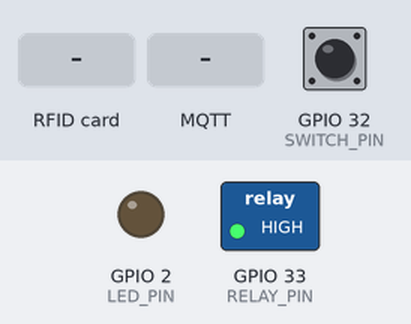
The sketch below on a simulated ESP32. Parts: switched loads named in the sketch (green lamp = pin HIGH), output pins drawn as LEDs (lit = HIGH). The test bench sets the inputs (shaded band); at power-on: GPIO 32 (SWITCH_PIN) HIGH. WiFi joins after 1.5 s; servers stay silent unless stated; no MQTT or app messages arrive unless stated; what the sketch prints to the serial monitor is not drawn.

Above: at 2.8 s.
2.9 s: RFID card 5E 7A 19 C4 held to the reader
At 3.3 s:
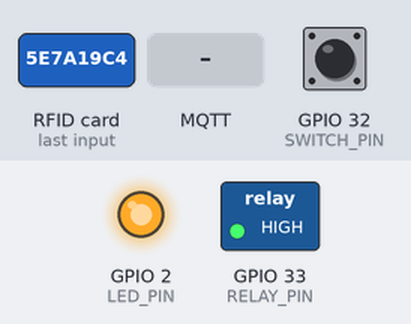
4.9 s: MQTT message "1" arrives on the first subscribed topic
Timing chart, 0 to 7.9 s (numbered marks = the images above; inputs shaded):
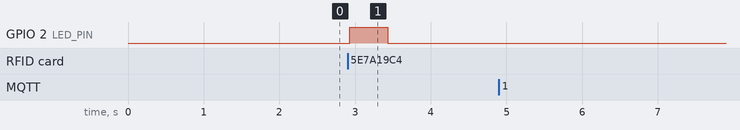

Measured:
- after the input at 2.9 s, GPIO 2 (LED_PIN): LOW → HIGH at once, → LOW 0.51 s later
- after the input at 4.9 s, every drawn part: stays the same

The sketch:

ESP32_RFID_AWS_Sender.ino
```cpp
#include <WiFiClientSecure.h>
#include <PubSubClient.h>
#include <ArduinoJson.h>
#include "WiFi.h"
#include <SPI.h>
#include <MFRC522.h>
#include "certificates.h"

#define RST_PIN         27           // Configurable, see typical pin layout above
#define SS_PIN          5          // Configurable, see typical pin layout above
#define SWITCH_PIN 32
#define RELAY_PIN 33
#define LED_PIN 2
unsigned long relayStartTime = 0;
int relayDelayTime = 5000;
bool relayStatus = false;
unsigned long ledStartTime = 0;
int ledDelayTime = 500;
bool ledStatus = false;
int switchPinState;
String state = "verify";

MFRC522 rfid(SS_PIN, RST_PIN);   // Create MFRC522 instance.
MFRC522::MIFARE_Key key;

const char WIFI_SSID[] = "My_Wifi_SSID";               //change this to your Wifi credentials
const char WIFI_PASSWORD[] = "My-Wifi-Password:IOT";           //change this to your Wifi credentials
const char AWS_IOT_ENDPOINT[] = "<YOUR_IOT_ENDPOINT_HERE>";   //change this to your AWS_IOT_Endpoint

#define THINGNAME "ESP32_RFID"                         //change this to your thing name
#define AWS_IOT_PUB_TOPIC   "rfid/1/pub"
#define AWS_IOT_SUB_TOPIC   "rfid/1/sub"

String device_id = "1";
String rfidUid;
int shift = 3;

WiFiClientSecure net = WiFiClientSecure();
PubSubClient client(net);

String getUidString(byte *buffer, byte bufferSize) {
  String uidString = "";

  for (byte i = 0; i < bufferSize; i++) {
    uidString += String(buffer[i], HEX);
  }

  return uidString;
}

//Caesar cypher to encrypt and decrypt data
String caesar_cipher_encrypt(String message, int shift){
  String result = "";
  for(int i=0; i<message.length(); i++){
    char c = ((message[i] - 32 + shift)%95) + 32;
    result += c;
  }
  return result;
}

String caesar_cipher_decrypt(String message, int shift){
  String result = "";
  for(int i=0; i<message.length(); i++){
    char c = (message[i] - shift - 32)%95 + 32;
    if(c < 32){
      c = c + 95;
    }
    result += c;
  }
  return result;
}

void connectWifi()
{
  WiFi.mode(WIFI_STA);
  WiFi.begin(WIFI_SSID, WIFI_PASSWORD);

  Serial.println("Connecting to Wi-Fi");

  while (WiFi.status() != WL_CONNECTED)
  {
    delay(500);
    Serial.print(".");
  }
}

void connectAWS()
{
  // Configure WiFiClientSecure to use the AWS IoT device credentials
  net.setCACert(AWS_CERT_CA);
  net.setCertificate(AWS_CERT_CRT);
  net.setPrivateKey(AWS_CERT_PRIVATE);

  // Connect to the MQTT broker on the AWS endpoint we defined earlier
  client.setServer(AWS_IOT_ENDPOINT, 8883);

  // Create a message handler
  client.setCallback(messageHandler);

  Serial.println("Connecting to AWS IOT");

  while (!client.connect(THINGNAME))
  {
    Serial.print(".");
    delay(100);
  }

  if (!client.connected())
  {
    Serial.println("AWS IoT Timeout!");
    return;
  }

  // Subscribe to a topic
  client.subscribe(AWS_IOT_SUB_TOPIC);

  Serial.println("AWS IoT Connected!");
}

void reconnect() {
  // Loop until we're reconnected
  while (!client.connected()) {
    Serial.print("Attempting MQTT connection...");
    // Attempt to connect
    if (client.connect("THINGNAME")) {
      Serial.println("connected");
      // Once connected, publish an announcement...
      client.publish("rfid/1/outTopic","hello world");
      // ... and resubscribe
      client.subscribe("AWS_IOT_SUB_TOPIC");
    } else {
      Serial.print("failed, rc=");
      Serial.print(client.state());
      Serial.println(" try again in 5 seconds");
      // Wait 5 seconds before retrying
      delay(5000);
    }
  }
}

void publishMessage(String &pub_device_id, String &pub_encryptUid, String &pub_state)
{
  StaticJsonDocument<200> doc;
  doc["device_id"] = pub_device_id;
  doc["encryptUid"] = pub_encryptUid;
  doc["state"] = pub_state;
  char jsonBuffer[512];
  serializeJson(doc, jsonBuffer); // print to client

  int publishResult = client.publish(AWS_IOT_PUB_TOPIC, jsonBuffer);
  Serial.print("A message published : Result = ");
  Serial.print(publishResult);
  Serial.print(", payload = ");
  Serial.println(jsonBuffer);
}

void messageHandler(char* topic, byte* payload, unsigned int length)
{
  Serial.print("incoming: ");
  Serial.println(topic);

  StaticJsonDocument<200> doc;
  deserializeJson(doc, payload);
  const char* message =  doc["encryptUid"];
  shift = 4;
  String decryptUid = caesar_cipher_decrypt(message, shift);
  Serial.print("Message : UID = ");
  Serial.print(decryptUid);
  if(decryptUid == rfidUid){
    Serial.print(" - ");
    Serial.println("REGISTERED!");
    relayStartTime = millis();
  }
  else{
    Serial.println("WARNING, NOT REGISTERED!!!");
  }
}

void setup()
{
  Serial.begin(115200);
  pinMode(LED_PIN, OUTPUT);
  pinMode(RELAY_PIN, OUTPUT);
  pinMode(SWITCH_PIN, INPUT_PULLUP);
  digitalWrite(LED_PIN, LOW);
  digitalWrite(RELAY_PIN, HIGH);
  SPI.begin();
  connectWifi();
  connectAWS();
  rfid.PCD_Init();
  Serial.println("\nPlace an RFID tag on the reader!");
}

void loop()
{
  if (!client.connected()) {
    reconnect();
  }
  client.loop();

  if(relayStartTime != 0){
    if(millis() < relayStartTime + relayDelayTime){
        if(relayStatus == false){
          relayStatus = true;
          digitalWrite(RELAY_PIN, LOW);
          digitalWrite(LED_PIN, HIGH);
          Serial.println("DOOR OPEN!");
        }
    }
    else{
      if(relayStatus == true){
        relayStatus = false;
        relayStartTime = 0;
        digitalWrite(RELAY_PIN, HIGH);
        digitalWrite(LED_PIN, LOW);
        Serial.println("DOOR CLOSED!");
      }
    }
  }

  if(ledStartTime != 0){
    if(millis() < ledStartTime + ledDelayTime){
        if(ledStatus == false){
          ledStatus = true;
          digitalWrite(LED_PIN, HIGH);
        }
    }
    else{
      if(ledStatus == true){
        ledStatus = false;
        ledStartTime = 0;
        digitalWrite(LED_PIN, LOW);
      }
    }
  }

  if (rfid.PICC_IsNewCardPresent() && rfid.PICC_ReadCardSerial()) { // new tag is available && NUID has been read
    rfidUid = getUidString(rfid.uid.uidByte, rfid.uid.size);
    Serial.print("RFID tag detected: ");
    Serial.println(rfidUid);
    shift = 3;
    String encryptedUid = caesar_cipher_encrypt(rfidUid, shift);
    Serial.print("Encrypted string : ");
    Serial.println(encryptedUid);

    ledDelayTime = 500;
    ledStartTime = millis();
    switchPinState = digitalRead(SWITCH_PIN);
    state = "verify";
    if(switchPinState == 0){
      state = "register";
    }
    // Publish RFID data to AWS MQTT
    publishMessage(device_id, encryptedUid, state);
    rfid.PICC_HaltA(); // halt PICC
    rfid.PCD_StopCrypto1(); // stop encryption on PCD
  }
}
```

certificates.h
```cpp
#include <pgmspace.h>

#define CERTIFICATES

// Amazon Root CA 1
static const char AWS_CERT_CA[] PROGMEM = R"EOF(
-----BEGIN CERTIFICATE-----
//Insert your certificate here
-----END CERTIFICATE-----
)EOF";

// Device Certificate                                               //change this
static const char AWS_CERT_CRT[] PROGMEM = R"KEY(
-----BEGIN CERTIFICATE-----
//Insert your certificate here
-----END CERTIFICATE-----
)KEY";

// Device Private Key                                               //change this
static const char AWS_CERT_PRIVATE[] PROGMEM = R"KEY(
-----BEGIN RSA PRIVATE KEY-----
//Insert your certificate here
-----END RSA PRIVATE KEY-----
)KEY";
```
